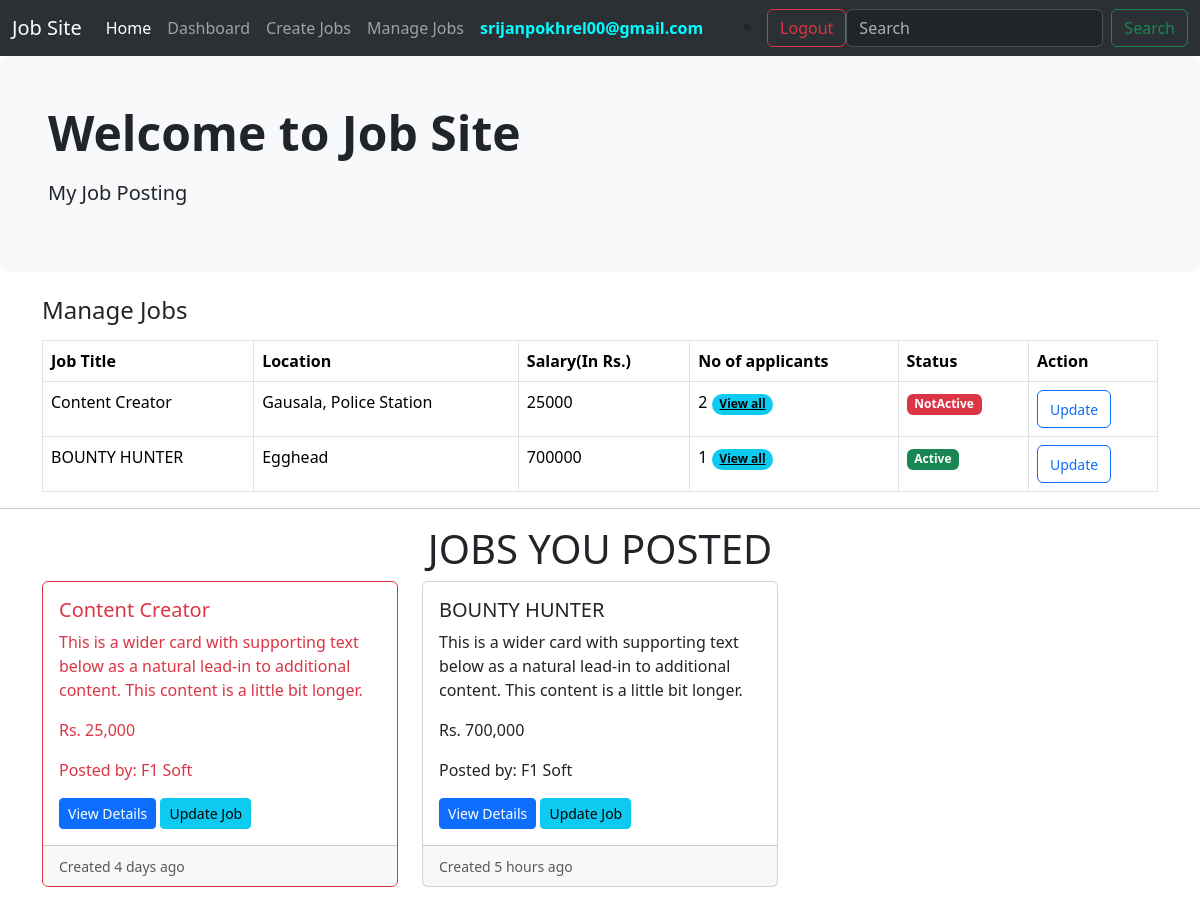
The app's page /work/manage-jobs/ (signed in) with its own data.
### users/models.py (models this page shows)
class CustomUser(AbstractUser):
    username = None
    email = models.EmailField(unique=True)
    is_recruiter = models.BooleanField(default=False)
    is_applicant = models.BooleanField(default=False)
    has_resume = models.BooleanField(default=False)
    has_company = models.BooleanField(default=False)
    USERNAME_FIELD = 'email'
    REQUIRED_FIELDS = []

### work/models.py (models this page shows, shortened)
class Work(models.Model):
    job_type_choice = {
        ('Remote' , 'Remote'),
        ('Onsite' , 'Onsite'),
        ('Hybrid' , 'Hybrid'),
    }
    user = models.ForeignKey(CustomUser , on_delete=models.CASCADE)
    company = models.ForeignKey(Company , on_delete=models.CASCADE)
    title = models.CharField(max_length=100)
    city = models.CharField(max_length=100)
    salary = models.PositiveIntegerField()
    requirements = models.TextField()
    ideal_candidate = models.TextField()
    required_skills = models.TextField(null=True, blank=True)
    is_available = models.BooleanField(default=True)
    timestamp = models.DateTimeField(auto_now_add=True)
    industry = models.ForeignKey(Industry , on_delete=models.DO_NOTHING , null=True , blank=True)
    province = models.ForeignKey(Province , on_delete=models.DO_NOTHING , blank=True , null=True)
    job_type = models.CharField(max_length=50 , choices=job_type_choice , null=True , blank=True)

### company/models.py (models this page shows)
class Company(models.Model):
    user = models.OneToOneField(CustomUser , on_delete=models.CASCADE)
    name = models.CharField(max_length=100 , null=True , blank=True)
    est_date = models.PositiveIntegerField(null=True , blank=True)
    city = models.CharField(max_length=100, null=True , blank=True)
    province = models.CharField(max_length=100, null=True , blank=True)
    def __str__(self):
        return self.name

### work/views.py (the view)
# urls.py: path('manage-jobs/' , views.manage_jobs , name='manage-jobs'),
def manage_jobs(request):
    jobs = Work.objects.filter(user = request.user , company = request.user.company)
    context = {
        'jobs': jobs
    }
    return render(request, 'work/manage_jobs.html' , context)

### templates/work/manage_jobs.html (shortened to what this page needs)
{% extends 'base.html' %}
{% load humanize %}
{% block content %}
{% include 'navbar.html' %}
<section>
    <div class="p-5 mb-4 bg-light rounded-3">
        <div container-fluid py-5>
            <h2 class="display-5 fw-bold">Welcome to Job Site</h1>
            <p class="col-md-8 fs-5 mt-3">My Job Posting</p>
        </div>
    </div>
</section>
<div class="container-sm">
<div class="card-body">
  <h4 class="card-title mb-3" >Manage Jobs</h4>
  <table class="table table-bordered">
    <thead>
      <tr>
        <th scope="col">Job Title</th>
        <th scope="col">Location</th>
        <th scope="col">Salary(In Rs.)</th>
        <th scope="col">No of applicants</th>
        <th scope="col">Status</th>
        <th scope="col">Action</th>
      </tr>
    </thead>
    <tbody>
      {% for job in jobs %}
      <tr>
        <td>{{job.title}}</td>
        <td>{{job.city}}</td>
        <td>{{job.salary}}</td>
        <td>{{job.applyjob_set.all.count}}
          <a class="badge rounded-pill text-bg-info" href="{% url 'all-applicants' job.id %}">View all</a>
        </td>
        {% if job.is_available %}
        <td><span class="badge bg-success" >Active</span></td>
        {% else %}
        <td><span class="badge bg-danger" > NotActive</span></td>
        {% endif %}
        <td><a class="btn btn-outline-primary" href="{% url 'update-job' job.id %}"> <small>Update</small> </a></td>
      </tr>
      {% endfor %}
    </tbody>
  </table>
</div>
</div>
<hr>
<h1 style="display: flex; justify-content: center;">JOBS YOU POSTED</h1>
<div class="container-sm">
    <div class="row row-cols-1 row-cols-md-3 g-4">
        {% for job in jobs %}
        <div class="col">
          <div class="card {% if job.is_available %} {% else %} border-danger {% endif %} h-100">
            <div class="card-body {% if job.is_available %} {% else %} text-danger {% endif %}">
              <h5 class="card-title">{{ job.title }}</h5>
              <p class="card-text">This is a wider card with supporting text below as a natural lead-in to additional content. This content is a little bit longer.</p>
              <p class="card-text">Rs. {{ job.salary|intcomma }}</p>
              <p class="card-text">Posted by: {{ job.company }}</p>
              <a class="btn btn-primary btn-sm" href="{% url 'job-details' job.id %}">View Details</a>
              <a class="btn btn-info btn-sm" href="{% url 'update-job' job.id %}">Update Job</a>
            </div>
            <div class="card-footer">
              <small class="text-muted">Created {{ job.timestamp|naturaltime }}</small>
            </div>
          </div>
        </div>
          {% endfor %}
    </div>
</div>
<br>
{% endblock content %}

### templates/navbar.html (shortened to what this page needs)
<nav class="navbar bg-primary navbar-expand-lg bg-body-tertiary" data-bs-theme="dark">
    <div class="container-fluid">
      <a class="navbar-brand" href="{% url 'home' %}">Job Site</a>
      <div class="collapse navbar-collapse" id="navbarSupportedContent">
        <ul class="navbar-nav me-auto mb-2 mb-lg-0">
          <li class="nav-item">
            <a class="nav-link active" aria-current="page" href="{% url 'home' %}">Home</a>
          </li>
          {% if request.user.is_anonymous %}
          <li class="nav-item">
            <a class="nav-link" href="{% url 'register-applicant' %}">Register Applicant</a>
          </li>
          <li class="nav-item">
            <a class="nav-link" href="{% url 'register-recruiter' %}">Register Recruiter</a>
          </li>
          <li class="nav-item">
            <a class="nav-link" href="{% url 'login' %}">Login</a>
          </li>
          {% else %}
            <li class="nav-item">
              <a class="nav-link" href="{% url 'dashboard' %}">Dashboard</a>
            </li>
            {% endif %}
          {% if request.user.is_recruiter %}
            {% if request.user.has_company %}
            <li class="nav-item">
              <a class="nav-link" href="{% url 'create-job' %}">Create Jobs</a>
            </li>
            <li class="nav-item">
              <a class="nav-link" href="{% url 'manage-jobs' %}">Manage Jobs</a>
            </li>
            {% else %}
            <li class="nav-item">
              <a class="nav-link" href="{% url 'update-company' %}">Create Company</a>
            </li>
            {% endif %}
            <li class="nav-item">
              <b><button class="nav-link" disabled style="color: aqua;">{{request.user.email }}</button></b>
            </li>
          {% endif %}
        </ul>
        {% if request.user.is_authenticated %}
        <li class="nav-item">
          <a class="btn btn-outline-danger" href="{% url 'logout' %}">Logout</a>
        </li>
        {% endif %}
        <form class="d-flex" role="search">
          <input class="form-control me-2" type="search" placeholder="Search" aria-label="Search">
          <button class="btn btn-outline-success" type="submit">Search</button>
        </form>
      </div>
    </div>
  </nav>

### records on screen
CustomUser: user.email "srijanpokhrel00@gmail.com"
Work: title "Content Creator", city "Gausala, Police Station", salary "25000", applyjob_set.all.count "2", is_available "NotActive", salary "25,000", company "F1 Soft", timestamp "4 days ago"
Work: title "BOUNTY HUNTER", city "Egghead", salary "700000", applyjob_set.all.count "1", is_available "Active", salary "700,000", company "F1 Soft", timestamp "5 hours ago"
